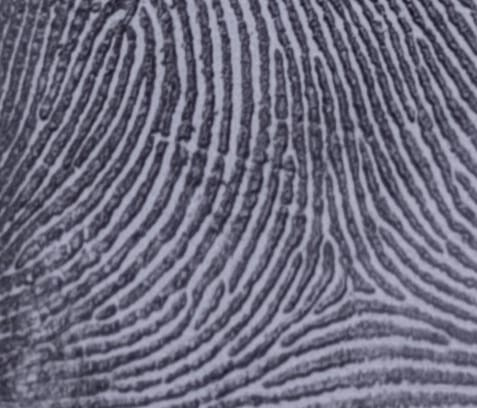
#> input picture finger/IMG-20250319-WA0135.jpg, 477 x 408 px
$ python -i image_processor.py   (imports and definitions only)
#> lines starting #> are read from the running program, lines starting #| are printed output that depends on the picture
#> further down, picture is the input picture: shape (408, 477, 3); mean B, G, R 126.8, 108, 109.4
import cv2
import numpy as np
import logging
from PIL import Image, ImageDraw, ImageFont
import os

logger = logging.getLogger(__name__)

def preprocess_image(image):
    """معالجة الصورة وتحسين جودتها"""
    try:
        # تحويل الصورة إلى رمادي
        gray = cv2.cvtColor(image, cv2.COLOR_BGR2GRAY)

        # تحسين التباين
        clahe = cv2.createCLAHE(clipLimit=2.0, tileGridSize=(8,8))
        enhanced = clahe.apply(gray)
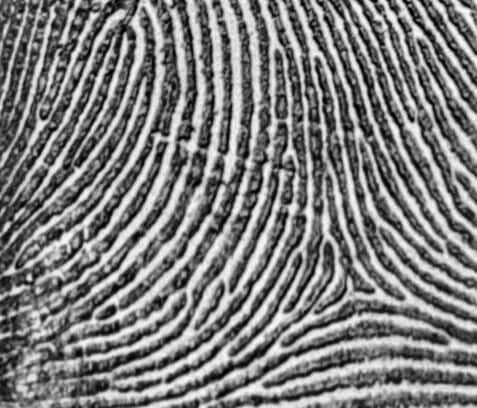
#> enhanced: shape (408, 477); min 2, max 249, mean 125.7

        # تقليل الضوضاء
        denoised = cv2.fastNlMeansDenoising(enhanced)

        # تحسين الحواف
        edges = cv2.Canny(denoised, 50, 150)
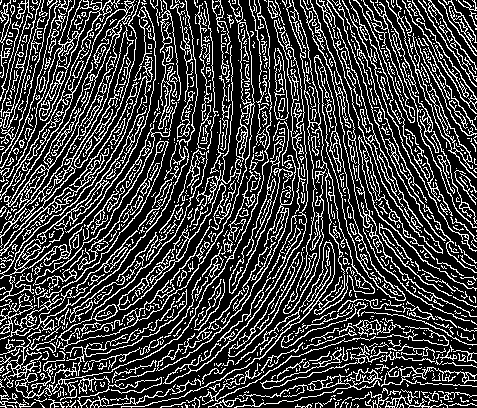
#> edges: shape (408, 477); 25.6% white in thin lines or dots

        return denoised, edges
    except Exception as e:
        logger.error(f"Error in preprocessing image: {str(e)}")
        return None, None

# [141 lines left out: functions extract_minutiae, calculate_scale_factor, add_ruler_to_image, draw_matching_boxes, not called in this run]

>>> import cv2
>>> picture = cv2.imread('../finger/IMG-20250319-WA0135.jpg')
>>> result = preprocess_image(picture)

$ run again, on finger/IMG-20250319-WA0136.jpg
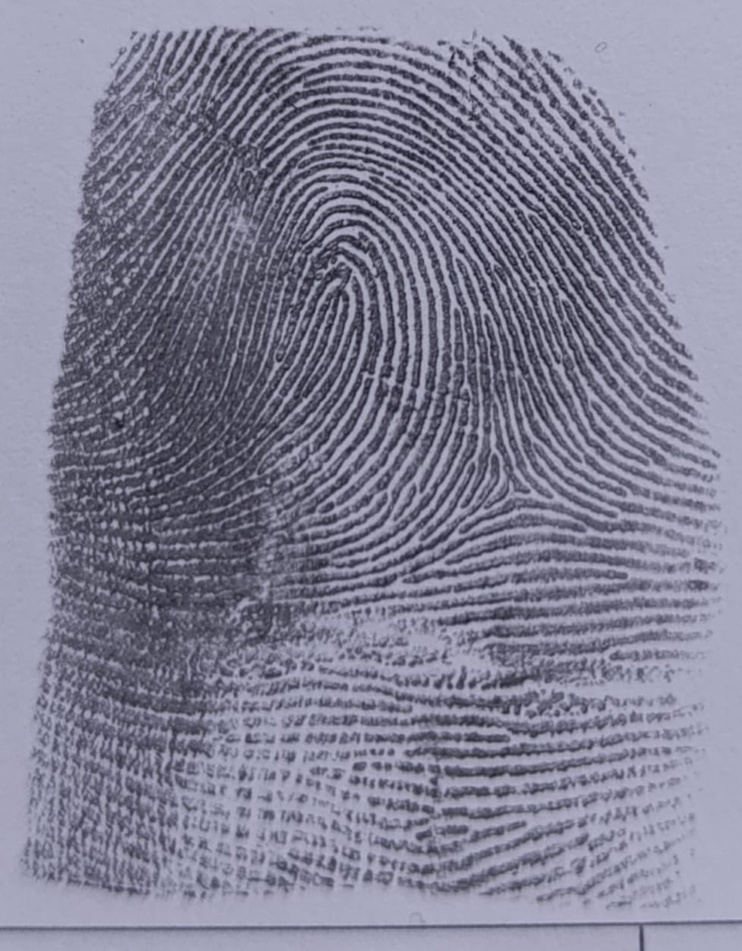
#> input picture finger/IMG-20250319-WA0136.jpg, 742 x 951 px, shrunk from 979 x 1256 before the run
#> picture is the input picture: shape (951, 742, 3); mean B, G, R 148.5, 128.8, 129.6
#> in preprocess_image, `enhanced = clahe.apply(gray)`:
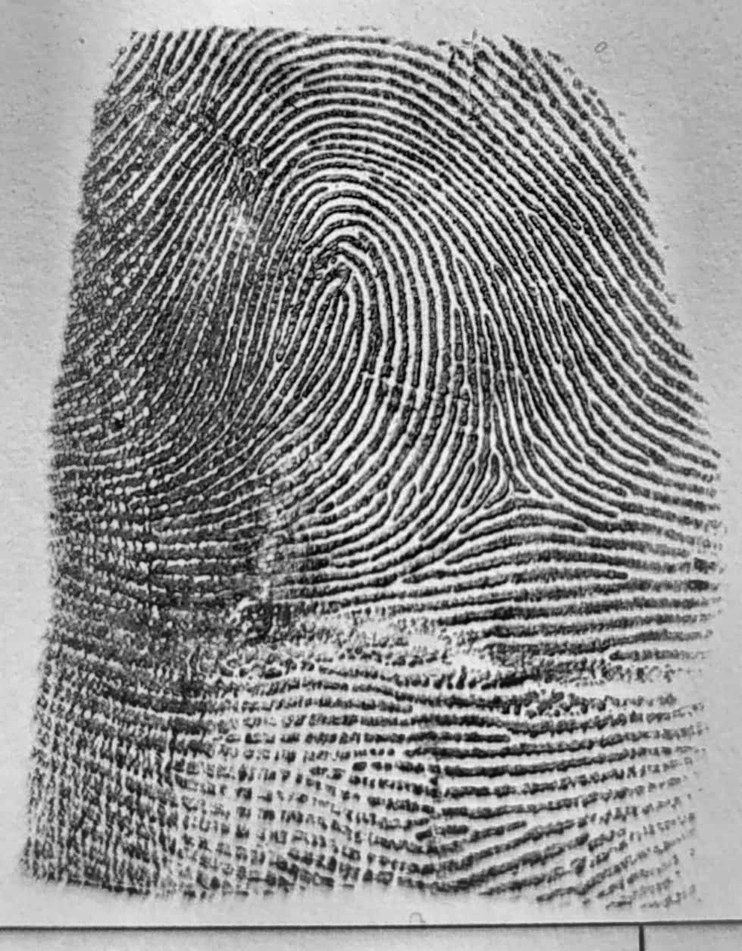
#> enhanced: shape (951, 742); min 3, max 247, mean 143.8
#> in preprocess_image, `edges = cv2.Canny(denoised, 50, 150)`:
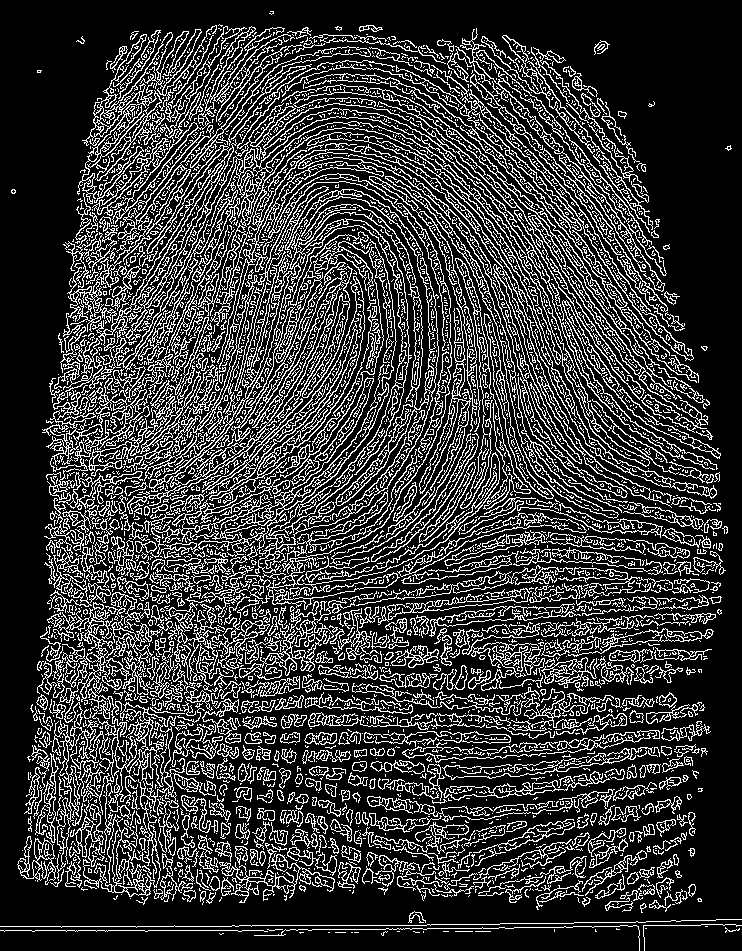
#> edges: shape (951, 742); 22.3% white in thin lines or dots

$ run again, on finger/3.jpg
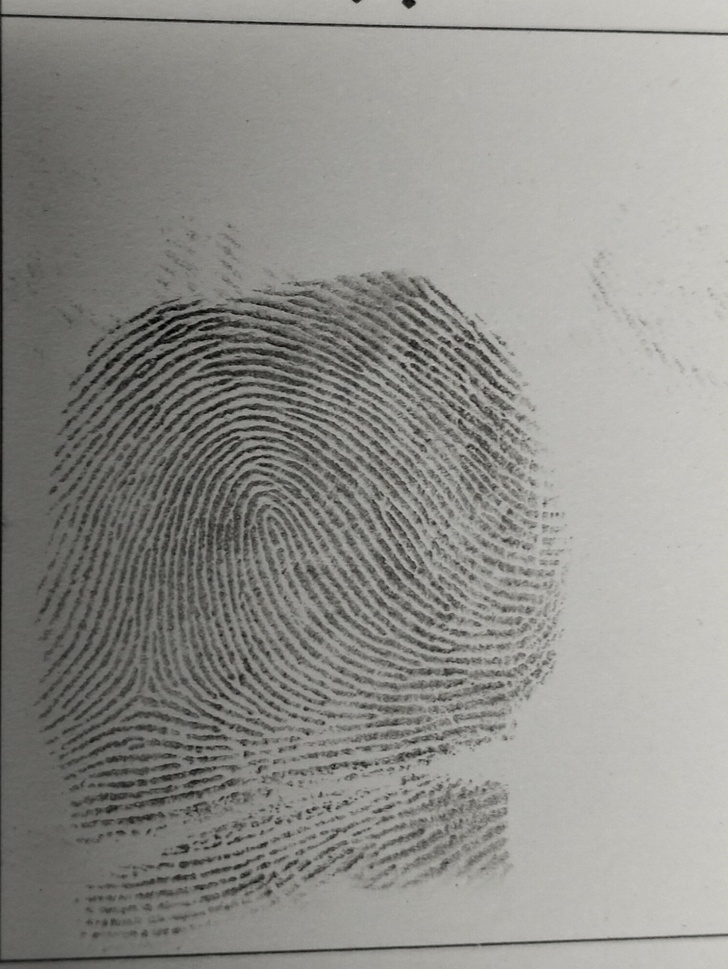
#> input picture finger/3.jpg, 728 x 969 px, shrunk from 1501 x 1997 before the run
#> picture is the input picture: shape (969, 728, 3); mean B, G, R 138, 142.5, 143
#> in preprocess_image, `enhanced = clahe.apply(gray)`:
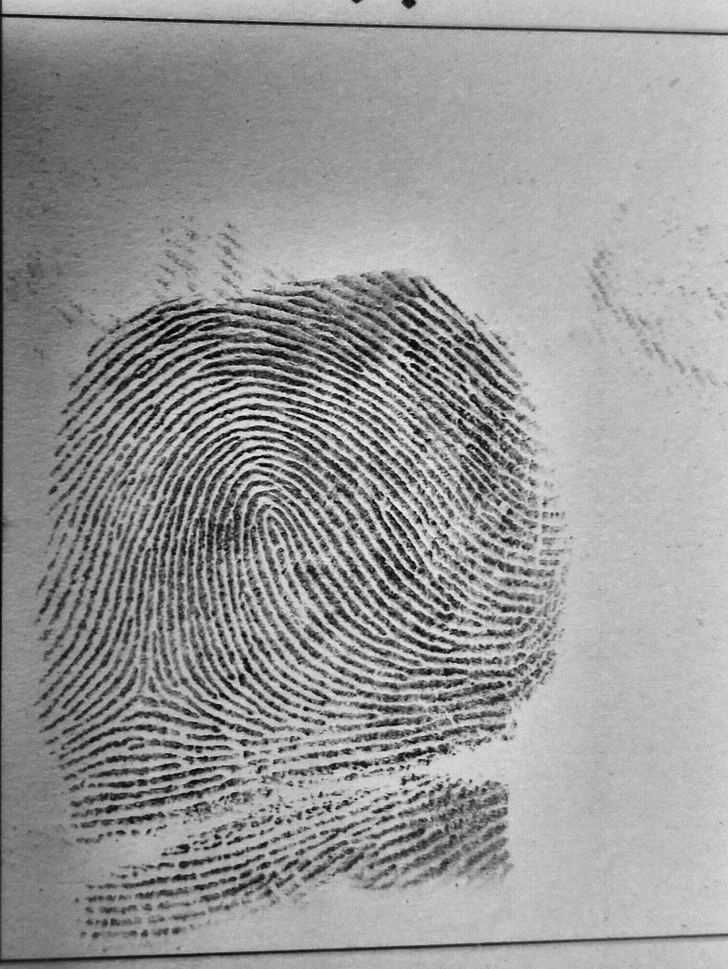
#> enhanced: shape (969, 728); min 1, max 241, mean 151.7
#> in preprocess_image, `edges = cv2.Canny(denoised, 50, 150)`:
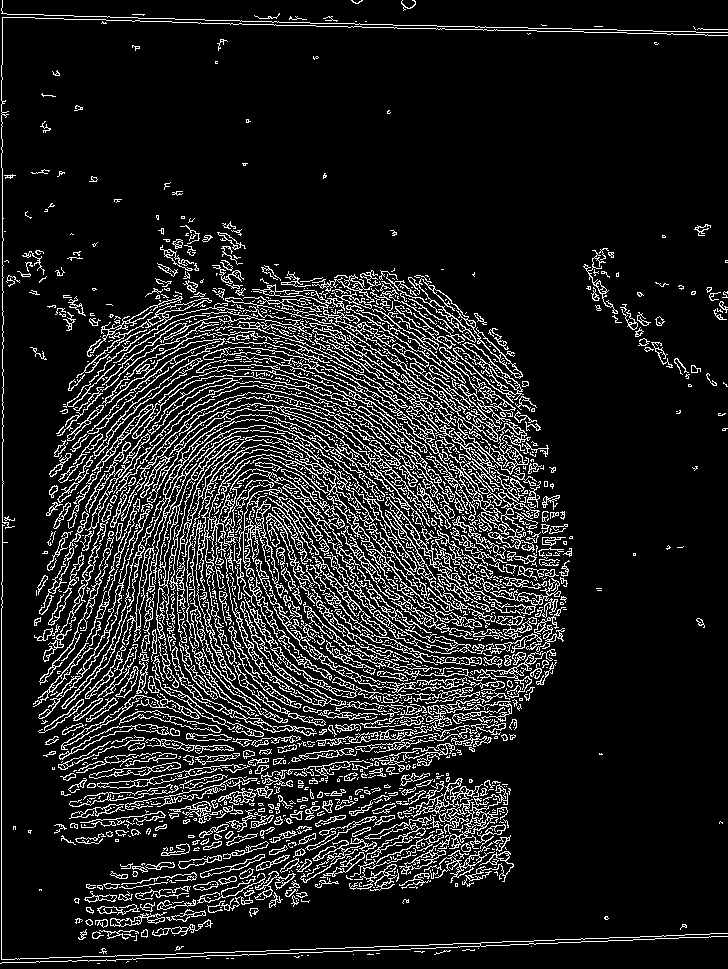
#> edges: shape (969, 728); 12.8% white in thin lines or dots
